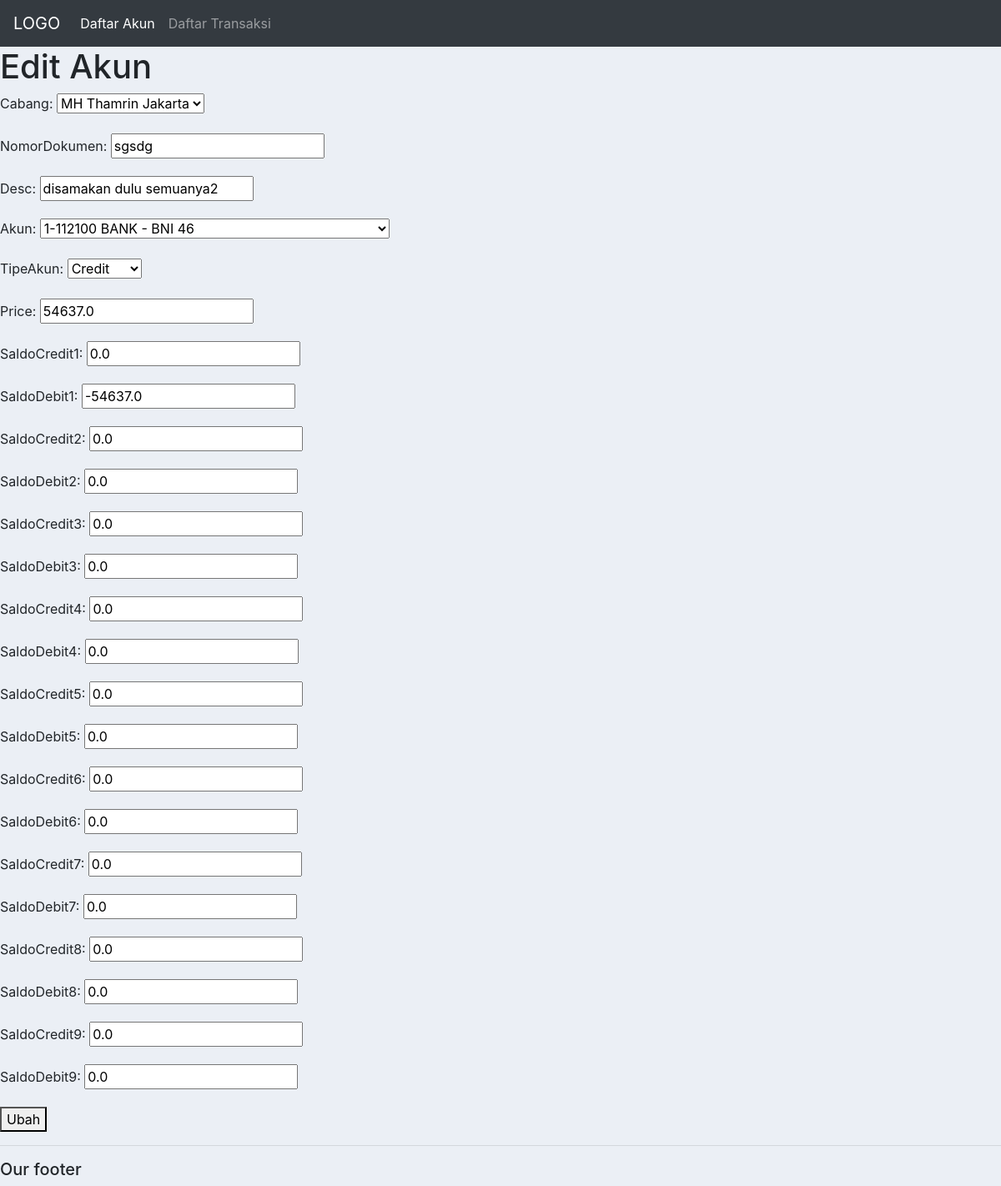
The app's page /ubahjurnal/10/ with its own data.
### akuntabelapp/models.py (models this page shows, shortened)
class Transaksi(models.Model):
    TIPE = (
        ('Credit', 'Credit'),
        ('Debit', 'Debit'),)
    cabang = models.ForeignKey(Cabang, null=True, on_delete=models.SET_NULL)
    nomorDokumen = models.CharField(max_length=200, null=True)
    tanggal = models.DateTimeField(auto_now_add=True, null=True)
    desc = models.CharField(max_length=400, null=True)
    akun = models.ForeignKey(Akun, null=True, on_delete=models.SET_NULL)
    tipeAkun = models.CharField(max_length=200, choices=TIPE, null=True)
    price = models.FloatField(max_length=100, default=0)
    saldoCredit1 = models.FloatField(max_length=100, default=0)
    saldoDebit1 = models.FloatField(max_length=100, default=0)
    saldoCredit2 = models.FloatField(max_length=100, default=0)
    saldoDebit2 = models.FloatField(max_length=100, default=0)
    saldoCredit3 = models.FloatField(max_length=100, default=0)
    saldoDebit3 = models.FloatField(max_length=100, default=0)
    saldoCredit4 = models.FloatField(max_length=100, default=0)
    saldoDebit4 = models.FloatField(max_length=100, default=0)
    saldoCredit5 = models.FloatField(max_length=100, default=0)
    saldoDebit5 = models.FloatField(max_length=100, default=0)
    saldoCredit6 = models.FloatField(max_length=100, default=0)
    saldoDebit6 = models.FloatField(max_length=100, default=0)
    saldoCredit7 = models.FloatField(max_length=100, default=0)
    saldoDebit7 = models.FloatField(max_length=100, default=0)
    saldoCredit8 = models.FloatField(max_length=100, default=0)
    saldoDebit8 = models.FloatField(max_length=100, default=0)
    saldoCredit9 = models.FloatField(max_length=100, default=0)
    saldoDebit9 = models.FloatField(max_length=100, default=0)

### akuntabelapp/views.py (the view)
# urls.py: path('ubahjurnal/<str:pk>/', views.updateTrans.as_view(), name='updateTrans'),
class updateTrans(UpdateView):
    model = Transaksi
    template_name = 'akuntabelapp/edittrans.html'
    context_object_name = 'trans'
    fields = ('__all__')
    success_url = reverse_lazy('home')

### akuntabelapp/models.py (called while the page is built)
    def __str__(self):
        return self.namaCabang

    def __str__(self):
        return self.namaAkun

### akuntabelapp/templates/akuntabelapp/edittrans.html (shortened to what this page needs)
{% extends 'akuntabelapp/main.html'%}
{%block content%}
  <h1> Edit Akun</h1>
  <form id="form-edit2" method="POST">
      {{form.as_p}}
      <button type="submit">Ubah</button>
  </form>
{%endblock%}

### akuntabelapp/templates/akuntabelapp/main.html (style rules this page uses)
body { background-color: #ebeff5; }

### records on screen
Transaksi: cabang "MH Thamrin Jakarta", nomorDokumen "sgsdg", desc "disamakan dulu semuanya2", akun "1-112100 BANK - BNI 46", tipeAkun "Credit", price "54637.0", saldoCredit1 "0.0", saldoDebit1 "-54637.0", saldoCredit2 "0.0", saldoDebit2 "0.0", saldoCredit3 "0.0", saldoDebit3 "0.0", saldoCredit4 "0.0", saldoDebit4 "0.0", saldoCredit5 "0.0", saldoDebit5 "0.0", saldoCredit6 "0.0", saldoDebit6 "0.0", saldoCredit7 "0.0", saldoDebit7 "0.0", saldoCredit8 "0.0", saldoDebit8 "0.0", saldoCredit9 "0.0", saldoDebit9 "0.0"
